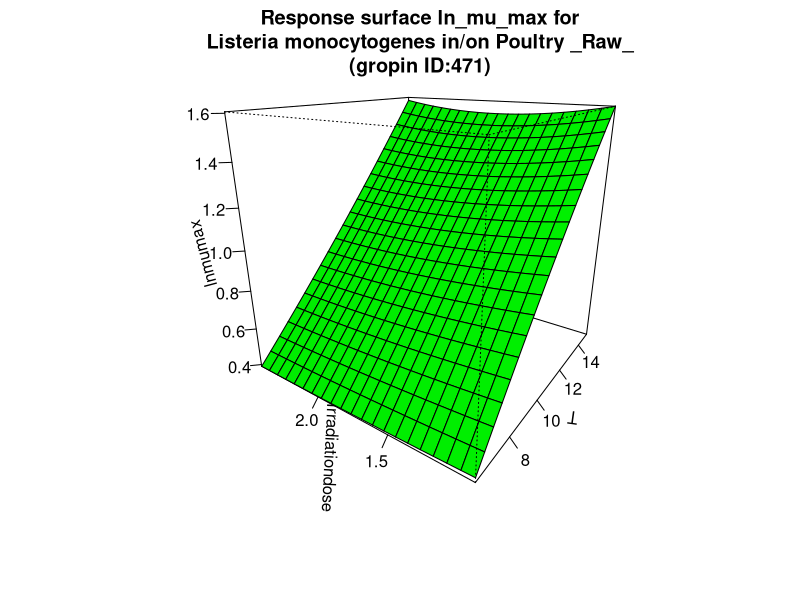

Generate this figure with R:
#############################
# start of Parameter script
#############################
T <- seq(6.006,14.985014985015,length.out=21)
Irradiationdose <- seq(1.001,2.4975024975025,length.out=21)
#############################
# end of Parameter script
#############################
############################# 
# start of Model script Gropin ID 471 
#############################
 
# constant coefficients for this model
 
variables <- data.frame(T,Irradiationdose)
argumentsPar <- unique.data.frame(expand.grid(variables))
 
# heart of the model
response_surface <- function(T,Irradiationdose) {
   mumax <-(-0.899+0.252*T+0.374*Irradiationdose-0.0045*(T^2)-0.05*(Irradiationdose^2)-0.085*T*Irradiationdose+0.01*T*(Irradiationdose^2)+0.0024*Irradiationdose*(T^2))

	return(mumax=mumax)
} 

# output parameters
responseSurface <- cbind(argumentsPar,response_surface(argumentsPar['T'],argumentsPar['Irradiationdose']))
colnames(responseSurface) <- c(colnames(argumentsPar),'lnmumax')
#############################
# End of Model script
#############################
############################# 
# start of Visualisation script Gropin ID 471 
#############################
titleText <-'Response surface ln_mu_max for
Listeria monocytogenes in/on Poultry _Raw_
(gropin ID:471)'
persp(T,Irradiationdose,matrix(unlist(responseSurface$'lnmumax'),nrow=21),col = 'green',xlab='T',ylab='Irradiationdose',zlab='lnmumax',main=titleText,theta=305,phi=20,shade=0.25,ticktype = 'detailed')
#############################
# End of Visualisation script
#############################
